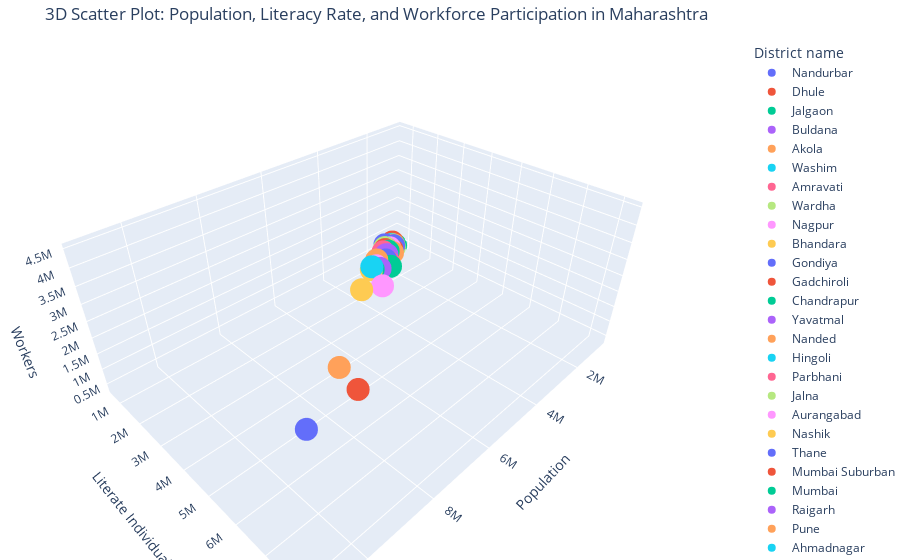

Notebook cell for this chart:
### Markdown cell above
#### 3.5 3D Chart

### Code cell
# 3D Chart - Population, Literate, and Workers
# Create a 3D scatter plot
fig = px.scatter_3d(
    df,
    x="Population",
    y="Literate",
    z="Workers",
    color="District name",
    title="3D Scatter Plot: Population, Literacy Rate, and Workforce Participation in Maharashtra",
    labels={
        "Population": "Total Population",
        "Literate": "Number of Literate Individuals",
        "Workers": "Number of Workers",
    },
)

# Update the layout for better visualization
fig.update_layout(
    scene=dict(
        xaxis_title="Population",
        yaxis_title="Literate Individuals",
        zaxis_title="Workers",
    ),
    margin=dict(l=0, r=0, b=0, t=40),
)

# Show the plot
fig.show()

### Figure 1 — Plotly figure (JSON) as saved in the notebook; plotly's stock layout.template omitted (floating-point values rounded to 4 significant figures)
{"data": [{"hovertemplate": "District name=Nandurbar<br>Total Population=%{x}<br>Number of Literate Individuals=%{y}<br>Number of Workers=%{z}<extra></extra>", "legendgroup": "Nandurbar", "marker": {"color": "#636efa", "symbol": "circle"}, "mode": "markers", "name": "Nandurbar", "scene": "scene", "showlegend": true, "type": "scatter3d", "x": [1648295], "y": [906509], "z": [792065]}, {"hovertemplate": "District name=Dhule<br>Total Population=%{x}<br>Number of Literate Individuals=%{y}<br>Number of Workers=%{z}<extra></extra>", "legendgroup": "Dhule", "marker": {"color": "#EF553B", "symbol": "circle"}, "mode": "markers", "name": "Dhule", "scene": "scene", "showlegend": true, "type": "scatter3d", "x": [2050862], "y": [1293916], "z": [936370]}, {"hovertemplate": "District name=Jalgaon<br>Total Population=%{x}<br>Number of Literate Individuals=%{y}<br>Number of Workers=%{z}<extra></extra>", "legendgroup": "Jalgaon", "marker": {"color": "#00cc96", "symbol": "circle"}, "mode": "markers", "name": "Jalgaon", "scene": "scene", "showlegend": true, "type": "scatter3d", "x": [4229917], "y": [2891882], "z": [1863571]}, {"hovertemplate": "District name=Buldana<br>Total Population=%{x}<br>Number of Literate Individuals=%{y}<br>Number of Workers=%{z}<extra></extra>", "legendgroup": "Buldana", "marker": {"color": "#ab63fa", "symbol": "circle"}, "mode": "markers", "name": "Buldana", "scene": "scene", "showlegend": true, "type": "scatter3d", "x": [2586258], "y": [1879874], "z": [1219641]}, {"hovertemplate": "District name=Akola<br>Total Population=%{x}<br>Number of Literate Individuals=%{y}<br>Number of Workers=%{z}<extra></extra>", "legendgroup": "Akola", "marker": {"color": "#FFA15A", "symbol": "circle"}, "mode": "markers", "name": "Akola", "scene": "scene", "showlegend": true, "type": "scatter3d", "x": [1813906], "y": [1411281], "z": [768154]}, {"hovertemplate": "District name=Washim<br>Total Population=%{x}<br>Number of Literate Individuals=%{y}<br>Number of Workers=%{z}<extra></extra>", "legendgroup": "Washim", "marker": {"color": "#19d3f3", "symbol": "circle"}, "mode": "markers", "name": "Washim", "scene": "scene", "showlegend": true, "type": "scatter3d", "x": [1197160], "y": [869917], "z": [569792]}, {"hovertemplate": "District name=Amravati<br>Total Population=%{x}<br>Number of Literate Individuals=%{y}<br>Number of Workers=%{z}<extra></extra>", "legendgroup": "Amravati", "marker": {"color": "#FF6692", "symbol": "circle"}, "mode": "markers", "name": "Amravati", "scene": "scene", "showlegend": true, "type": "scatter3d", "x": [2888445], "y": [2251875], "z": [1236322]}, {"hovertemplate": "District name=Wardha<br>Total Population=%{x}<br>Number of Literate Individuals=%{y}<br>Number of Workers=%{z}<extra></extra>", "legendgroup": "Wardha", "marker": {"color": "#B6E880", "symbol": "circle"}, "mode": "markers", "name": "Wardha", "scene": "scene", "showlegend": true, "type": "scatter3d", "x": [1300774], "y": [1019458], "z": [608235]}, {"hovertemplate": "District name=Nagpur<br>Total Population=%{x}<br>Number of Literate Individuals=%{y}<br>Number of Workers=%{z}<extra></extra>", "legendgroup": "Nagpur", "marker": {"color": "#FF97FF", "symbol": "circle"}, "mode": "markers", "name": "Nagpur", "scene": "scene", "showlegend": true, "type": "scatter3d", "x": [4653570], "y": [3673808], "z": [1868560]}, {"hovertemplate": "District name=Bhandara<br>Total Population=%{x}<br>Number of Literate Individuals=%{y}<br>Number of Workers=%{z}<extra></extra>", "legendgroup": "Bhandara", "marker": {"color": "#FECB52", "symbol": "circle"}, "mode": "markers", "name": "Bhandara", "scene": "scene", "showlegend": true, "type": "scatter3d", "x": [1200334], "y": [899860], "z": [597305]}, {"hovertemplate": "District name=Gondiya<br>Total Population=%{x}<br>Number of Literate Individuals=%{y}<br>Number of Workers=%{z}<extra></extra>", "legendgroup": "Gondiya", "marker": {"color": "#636efa", "symbol": "circle"}, "mode": "markers", "name": "Gondiya", "scene": "scene", "showlegend": true, "type": "scatter3d", "x": [1322507], "y": [1004243], "z": [665419]}, {"hovertemplate": "District name=Gadchiroli<br>Total Population=%{x}<br>Number of Literate Individuals=%{y}<br>Number of Workers=%{z}<extra></extra>", "legendgroup": "Gadchiroli", "marker": {"color": "#EF553B", "symbol": "circle"}, "mode": "markers", "name": "Gadchiroli", "scene": "scene", "showlegend": true, "type": "scatter3d", "x": [1072942], "y": [708365], "z": [584237]}, {"hovertemplate": "District name=Chandrapur<br>Total Population=%{x}<br>Number of Literate Individuals=%{y}<br>Number of Workers=%{z}<extra></extra>", "legendgroup": "Chandrapur", "marker": {"color": "#00cc96", "symbol": "circle"}, "mode": "markers", "name": "Chandrapur", "scene": "scene", "showlegend": true, "type": "scatter3d", "x": [2204307], "y": [1578615], "z": [1058172]}, {"hovertemplate": "District name=Yavatmal<br>Total Population=%{x}<br>Number of Literate Individuals=%{y}<br>Number of Workers=%{z}<extra></extra>", "legendgroup": "Yavatmal", "marker": {"color": "#ab63fa", "symbol": "circle"}, "mode": "markers", "name": "Yavatmal", "scene": "scene", "showlegend": true, "type": "scatter3d", "x": [2772348], "y": [2022574], "z": [1355999]}, {"hovertemplate": "District name=Nanded<br>Total Population=%{x}<br>Number of Literate Individuals=%{y}<br>Number of Workers=%{z}<extra></extra>", "legendgroup": "Nanded", "marker": {"color": "#FFA15A", "symbol": "circle"}, "mode": "markers", "name": "Nanded", "scene": "scene", "showlegend": true, "type": "scatter3d", "x": [3361292], "y": [2189425], "z": [1493953]}, {"hovertemplate": "District name=Hingoli<br>Total Population=%{x}<br>Number of Literate Individuals=%{y}<br>Number of Workers=%{z}<extra></extra>", "legendgroup": "Hingoli", "marker": {"color": "#19d3f3", "symbol": "circle"}, "mode": "markers", "name": "Hingoli", "scene": "scene", "showlegend": true, "type": "scatter3d", "x": [1177345], "y": [790743], "z": [569182]}, {"hovertemplate": "District name=Parbhani<br>Total Population=%{x}<br>Number of Literate Individuals=%{y}<br>Number of Workers=%{z}<extra></extra>", "legendgroup": "Parbhani", "marker": {"color": "#FF6692", "symbol": "circle"}, "mode": "markers", "name": "Parbhani", "scene": "scene", "showlegend": true, "type": "scatter3d", "x": [1836086], "y": [1157814], "z": [822797]}, {"hovertemplate": "District name=Jalna<br>Total Population=%{x}<br>Number of Literate Individuals=%{y}<br>Number of Workers=%{z}<extra></extra>", "legendgroup": "Jalna", "marker": {"color": "#B6E880", "symbol": "circle"}, "mode": "markers", "name": "Jalna", "scene": "scene", "showlegend": true, "type": "scatter3d", "x": [1959046], "y": [1195523], "z": [930886]}, {"hovertemplate": "District name=Aurangabad<br>Total Population=%{x}<br>Number of Literate Individuals=%{y}<br>Number of Workers=%{z}<extra></extra>", "legendgroup": "Aurangabad", "marker": {"color": "#FF97FF", "symbol": "circle"}, "mode": "markers", "name": "Aurangabad", "scene": "scene", "showlegend": true, "type": "scatter3d", "x": [3701282], "y": [2503837], "z": [1575079]}, {"hovertemplate": "District name=Nashik<br>Total Population=%{x}<br>Number of Literate Individuals=%{y}<br>Number of Workers=%{z}<extra></extra>", "legendgroup": "Nashik", "marker": {"color": "#FECB52", "symbol": "circle"}, "mode": "markers", "name": "Nashik", "scene": "scene", "showlegend": true, "type": "scatter3d", "x": [6107187], "y": [4345366], "z": [2763328]}, {"hovertemplate": "District name=Thane<br>Total Population=%{x}<br>Number of Literate Individuals=%{y}<br>Number of Workers=%{z}<extra></extra>", "legendgroup": "Thane", "marker": {"color": "#636efa", "symbol": "circle"}, "mode": "markers", "name": "Thane", "scene": "scene", "showlegend": true, "type": "scatter3d", "x": [11060148], "y": [8227161], "z": [4492767]}, {"hovertemplate": "District name=Mumbai Suburban<br>Total Population=%{x}<br>Number of Literate Individuals=%{y}<br>Number of Workers=%{z}<extra></extra>", "legendgroup": "Mumbai Suburban", "marker": {"color": "#EF553B", "symbol": "circle"}, "mode": "markers", "name": "Mumbai Suburban", "scene": "scene", "showlegend": true, "type": "scatter3d", "x": [9356962], "y": [7575485], "z": [3735021]}, {"hovertemplate": "District name=Mumbai<br>Total Population=%{x}<br>Number of Literate Individuals=%{y}<br>Number of Workers=%{z}<extra></extra>", "legendgroup": "Mumbai", "marker": {"color": "#00cc96", "symbol": "circle"}, "mode": "markers", "name": "Mumbai", "scene": "scene", "showlegend": true, "type": "scatter3d", "x": [3085411], "y": [2509022], "z": [1284396]}, {"hovertemplate": "District name=Raigarh<br>Total Population=%{x}<br>Number of Literate Individuals=%{y}<br>Number of Workers=%{z}<extra></extra>", "legendgroup": "Raigarh", "marker": {"color": "#ab63fa", "symbol": "circle"}, "mode": "markers", "name": "Raigarh", "scene": "scene", "showlegend": true, "type": "scatter3d", "x": [2634200], "y": [1939994], "z": [1072969]}, {"hovertemplate": "District name=Pune<br>Total Population=%{x}<br>Number of Literate Individuals=%{y}<br>Number of Workers=%{z}<extra></extra>", "legendgroup": "Pune", "marker": {"color": "#FFA15A", "symbol": "circle"}, "mode": "markers", "name": "Pune", "scene": "scene", "showlegend": true, "type": "scatter3d", "x": [9429408], "y": [7171723], "z": [4048993]}, {"hovertemplate": "District name=Ahmadnagar<br>Total Population=%{x}<br>Number of Literate Individuals=%{y}<br>Number of Workers=%{z}<extra></extra>", "legendgroup": "Ahmadnagar", "marker": {"color": "#19d3f3", "symbol": "circle"}, "mode": "markers", "name": "Ahmadnagar", "scene": "scene", "showlegend": true, "type": "scatter3d", "x": [4543159], "y": [3151890], "z": [2204590]}, {"hovertemplate": "District name=Bid<br>Total Population=%{x}<br>Number of Literate Individuals=%{y}<br>Number of Workers=%{z}<extra></extra>", "legendgroup": "Bid", "marker": {"color": "#FF6692", "symbol": "circle"}, "mode": "markers", "name": "Bid", "scene": "scene", "showlegend": true, "type": "scatter3d", "x": [2585049], "y": [1718507], "z": [1255548]}, {"hovertemplate": "District name=Latur<br>Total Population=%{x}<br>Number of Literate Individuals=%{y}<br>Number of Workers=%{z}<extra></extra>", "legendgroup": "Latur", "marker": {"color": "#B6E880", "symbol": "circle"}, "mode": "markers", "name": "Latur", "scene": "scene", "showlegend": true, "type": "scatter3d", "x": [2454196], "y": [1650672], "z": [1046857]}, {"hovertemplate": "District name=Osmanabad<br>Total Population=%{x}<br>Number of Literate Individuals=%{y}<br>Number of Workers=%{z}<extra></extra>", "legendgroup": "Osmanabad", "marker": {"color": "#FF97FF", "symbol": "circle"}, "mode": "markers", "name": "Osmanabad", "scene": "scene", "showlegend": true, "type": "scatter3d", "x": [1657576], "y": [1137810], "z": [773916]}, {"hovertemplate": "District name=Solapur<br>Total Population=%{x}<br>Number of Literate Individuals=%{y}<br>Number of Workers=%{z}<extra></extra>", "legendgroup": "Solapur", "marker": {"color": "#FECB52", "symbol": "circle"}, "mode": "markers", "name": "Solapur", "scene": "scene", "showlegend": true, "type": "scatter3d", "x": [4317756], "y": [2910676], "z": [1898395]}, {"hovertemplate": "District name=Satara<br>Total Population=%{x}<br>Number of Literate Individuals=%{y}<br>Number of Workers=%{z}<extra></extra>", "legendgroup": "Satara", "marker": {"color": "#636efa", "symbol": "circle"}, "mode": "markers", "name": "Satara", "scene": "scene", "showlegend": true, "type": "scatter3d", "x": [3003741], "y": [2225694], "z": [1354947]}, {"hovertemplate": "District name=Ratnagiri<br>Total Population=%{x}<br>Number of Literate Individuals=%{y}<br>Number of Workers=%{z}<extra></extra>", "legendgroup": "Ratnagiri", "marker": {"color": "#EF553B", "symbol": "circle"}, "mode": "markers", "name": "Ratnagiri", "scene": "scene", "showlegend": true, "type": "scatter3d", "x": [1615069], "y": [1199392], "z": [714076]}, {"hovertemplate": "District name=Sindhudurg<br>Total Population=%{x}<br>Number of Literate Individuals=%{y}<br>Number of Workers=%{z}<extra></extra>", "legendgroup": "Sindhudurg", "marker": {"color": "#00cc96", "symbol": "circle"}, "mode": "markers", "name": "Sindhudurg", "scene": "scene", "showlegend": true, "type": "scatter3d", "x": [849651], "y": [666067], "z": [347178]}, {"hovertemplate": "District name=Kolhapur<br>Total Population=%{x}<br>Number of Literate Individuals=%{y}<br>Number of Workers=%{z}<extra></extra>", "legendgroup": "Kolhapur", "marker": {"color": "#ab63fa", "symbol": "circle"}, "mode": "markers", "name": "Kolhapur", "scene": "scene", "showlegend": true, "type": "scatter3d", "x": [3876001], "y": [2825845], "z": [1704054]}, {"hovertemplate": "District name=Sangli<br>Total Population=%{x}<br>Number of Literate Individuals=%{y}<br>Number of Workers=%{z}<extra></extra>", "legendgroup": "Sangli", "marker": {"color": "#FFA15A", "symbol": "circle"}, "mode": "markers", "name": "Sangli", "scene": "scene", "showlegend": true, "type": "scatter3d", "x": [2822143], "y": [2049467], "z": [1215104]}], "layout": {"legend": {"title": {"text": "District name"}, "tracegroupgap": 0}, "margin": {"b": 0, "l": 0, "r": 0, "t": 40}, "scene": {"domain": {"x": [0, 1], "y": [0, 1]}, "xaxis": {"title": {"text": "Population"}}, "yaxis": {"title": {"text": "Literate Individuals"}}, "zaxis": {"title": {"text": "Workers"}}}, "title": {"text": "3D Scatter Plot: Population, Literacy Rate, and Workforce Participation in Maharashtra"}}}
